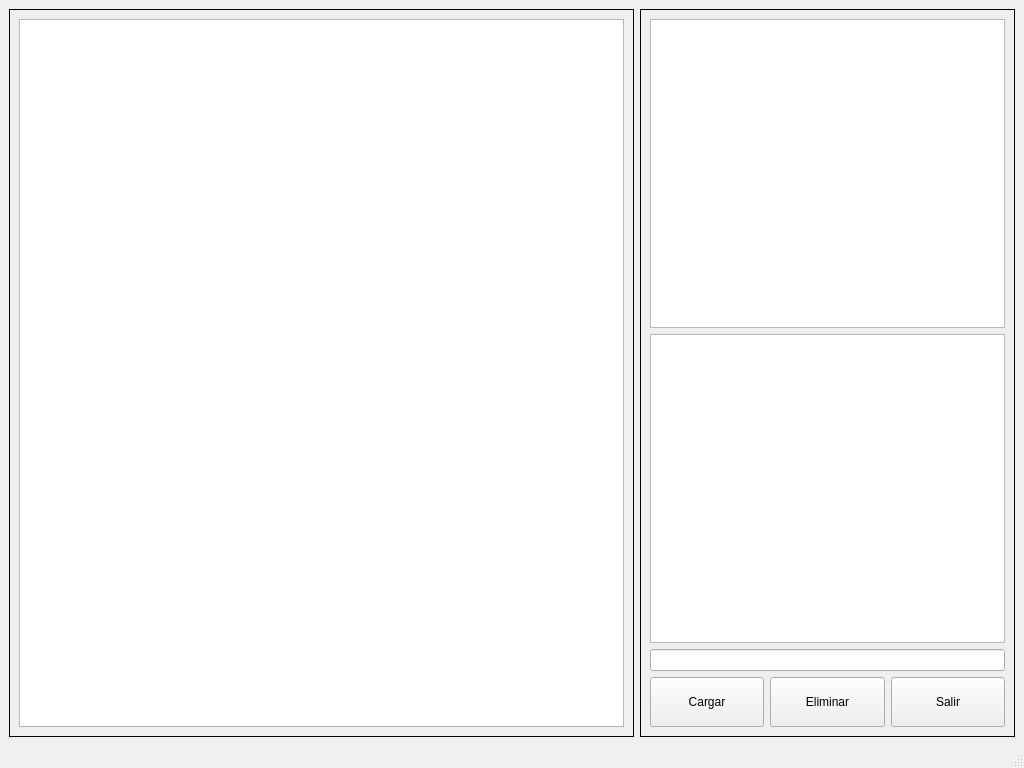
<?xml version="1.0" encoding="UTF-8"?>
<ui version="4.0">
 <class>In2ColaImpresionUI</class>
 <widget class="QMainWindow" name="In2ColaImpresionUI">
  <property name="geometry">
   <rect>
    <x>0</x>
    <y>0</y>
    <width>1024</width>
    <height>768</height>
   </rect>
  </property>
  <property name="sizePolicy">
   <sizepolicy hsizetype="Fixed" vsizetype="Fixed">
    <horstretch>0</horstretch>
    <verstretch>0</verstretch>
   </sizepolicy>
  </property>
  <property name="minimumSize">
   <size>
    <width>1024</width>
    <height>768</height>
   </size>
  </property>
  <property name="maximumSize">
   <size>
    <width>1024</width>
    <height>768</height>
   </size>
  </property>
  <property name="windowTitle">
   <string>In2 Printing Solutions</string>
  </property>
  <widget class="QWidget" name="centralwidget">
   <layout class="QGridLayout" name="gridLayout_3">
    <item row="0" column="0">
     <widget class="QFrame" name="frame">
      <property name="sizePolicy">
       <sizepolicy hsizetype="Preferred" vsizetype="Preferred">
        <horstretch>5</horstretch>
        <verstretch>6</verstretch>
       </sizepolicy>
      </property>
      <property name="frameShape">
       <enum>QFrame::Box</enum>
      </property>
      <property name="frameShadow">
       <enum>QFrame::Plain</enum>
      </property>
      <layout class="QGridLayout" name="gridLayout_2">
       <item row="0" column="0">
        <widget class="QTableWidget" name="m_twData"/>
       </item>
      </layout>
     </widget>
    </item>
    <item row="0" column="1">
     <widget class="QFrame" name="frame_2">
      <property name="sizePolicy">
       <sizepolicy hsizetype="Preferred" vsizetype="Preferred">
        <horstretch>3</horstretch>
        <verstretch>1</verstretch>
       </sizepolicy>
      </property>
      <property name="frameShape">
       <enum>QFrame::Box</enum>
      </property>
      <property name="frameShadow">
       <enum>QFrame::Plain</enum>
      </property>
      <layout class="QVBoxLayout" name="verticalLayout">
       <item>
        <widget class="QTextEdit" name="m_teHistorico">
         <property name="readOnly">
          <bool>true</bool>
         </property>
        </widget>
       </item>
       <item>
        <widget class="QGraphicsView" name="m_gv"/>
       </item>
       <item>
        <widget class="QLineEdit" name="m_leScan"/>
       </item>
       <item>
        <layout class="QHBoxLayout" name="horizontalLayout">
         <item>
          <widget class="QPushButton" name="m_pbSelect">
           <property name="minimumSize">
            <size>
             <width>50</width>
             <height>50</height>
            </size>
           </property>
           <property name="maximumSize">
            <size>
             <width>16777215</width>
             <height>50</height>
            </size>
           </property>
           <property name="text">
            <string>Cargar</string>
           </property>
           <property name="icon">
            <iconset resource="../../In2Apps/In2Designer/In2Designer/shared.qrc">
             <normaloff>:/res/images/reload.png</normaloff>:/res/images/reload.png</iconset>
           </property>
          </widget>
         </item>
         <item>
          <widget class="QPushButton" name="m_pbDelete">
           <property name="minimumSize">
            <size>
             <width>50</width>
             <height>50</height>
            </size>
           </property>
           <property name="maximumSize">
            <size>
             <width>16777215</width>
             <height>50</height>
            </size>
           </property>
           <property name="text">
            <string>Eliminar</string>
           </property>
           <property name="icon">
            <iconset resource="../../In2Apps/In2Designer/In2Designer/shared.qrc">
             <normaloff>:/res/images/Cancel_32x32.png</normaloff>:/res/images/Cancel_32x32.png</iconset>
           </property>
          </widget>
         </item>
         <item>
          <widget class="QPushButton" name="m_pbExit">
           <property name="minimumSize">
            <size>
             <width>50</width>
             <height>50</height>
            </size>
           </property>
           <property name="maximumSize">
            <size>
             <width>16777215</width>
             <height>50</height>
            </size>
           </property>
           <property name="text">
            <string>Salir</string>
           </property>
           <property name="icon">
            <iconset resource="../../In2Apps/In2Designer/In2Designer/shared.qrc">
             <normaloff>:/res/images/Ok_32x32.png</normaloff>:/res/images/Ok_32x32.png</iconset>
           </property>
          </widget>
         </item>
        </layout>
       </item>
      </layout>
     </widget>
    </item>
   </layout>
  </widget>
  <widget class="QMenuBar" name="menubar">
   <property name="geometry">
    <rect>
     <x>0</x>
     <y>0</y>
     <width>1024</width>
     <height>21</height>
    </rect>
   </property>
  </widget>
  <widget class="QStatusBar" name="statusbar"/>
 </widget>
 <resources>
  <include location="../../In2Apps/In2Designer/In2Designer/shared.qrc"/>
 </resources>
 <connections/>
</ui>
